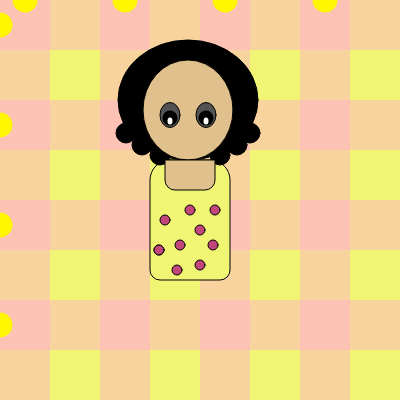
Frame 1 (no input)
Frame 60 (no input): identical to frame 1, image omitted
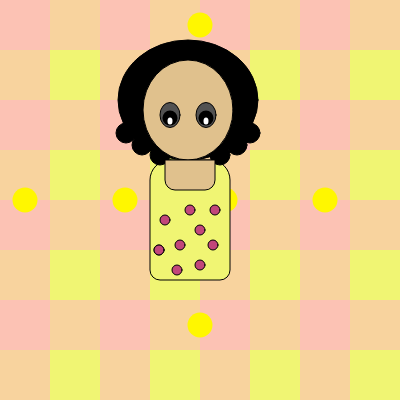
Frame 120 (the mouse pressed at the canvas centre since frame 60)

The p5.js sketch that drew these frames (run headless with seeded random() and noise() and a simulated clock; from frame 60 on, the mouse is pressed at the canvas centre):

// p5.js sketch
// ── sketch.js
// https://editor.p5js.org/Shanneldoshi-NYU/sketches/yfCNLCxtA

function setup() {
  createCanvas(400, 400);
}

function draw() {
  background(240, 245, 115);


  //background rect
  fill(255, 176, 200, 127);
  noStroke();
  rect(0, 0, 50, 400);
  rect(100, 0, 50, 400);
  rect(200, 0, 50, 400);
  rect(300, 0, 50, 400);
  rect(0, 0, 400, 50);
  rect(0, 100, 400, 50);
  rect(0, 200, 400, 50);
  rect(0, 300, 400, 50);

  //background ellipse
  fill(255, 247, 0);
  noStroke();
  ellipse(mouseX, 25, 25, 25);
  ellipse(mouseX, 125, 25, 25);
  ellipse(mouseX, 225, 25, 25);
  ellipse(mouseX, 325, 25, 25);

  ellipse(25, mouseY, 25, 25);
  ellipse(125, mouseY, 25, 25);
  ellipse(225, mouseY, 25, 25);
  ellipse(325, mouseY, 25, 25);


  //body rect
  stroke(0, 0, 0);
  fill(240, 245, 115);
  rect(150, 160, 80, 120, 20, 20, 10, 10);

  //hair ellipse
  fill(0, 0, 0);
  ellipse(188, 100, 140, 120);
  ellipse(160, 155, 20, 20);
  ellipse(142, 145, 20, 20);
  ellipse(126, 133, 20, 20);

  ellipse(220, 155, 20, 20);
  ellipse(237, 145, 20, 20);
  ellipse(250, 133, 20, 20);

  //face ellipse
  strokeWeight(1);
  stroke(0, 0, 0);
  fill(224, 193, 141);
  ellipse(188, 110, 90, 100);


  //1st eye ellipse
  fill(82, 82, 82);
  ellipse(170, 115, 20, 25);
  ellipse(206, 115, 20, 25);
  circle(159, 250, 10);

  // 2nd eye ellipse
  fill(0, 0, 0);
  noStroke();
  ellipse(170, 118, 15, 15);
  ellipse(206, 118, 15, 15);

  //3rd eye ellipse
  fill(255, 255, 255);
  ellipse(170, 121, 5, 7);
  ellipse(206, 121, 5, 7);


  // chest
  fill(224, 193, 141);
  strokeWeight(1);
  stroke(0, 0, 0);
  rect(165, 160, 50, 30, 0, 0, 10, 10);

  // dress dots
  fill(194, 70, 122);
  circle(165, 220, 10);
  circle(159, 250, 10);
  circle(180, 245, 10);
  circle(200, 265, 10);
  circle(200, 230, 10);
  circle(190, 210, 10);
  circle(215, 210, 10);
  circle(213, 245, 10);
  circle(177, 270, 10);








}
